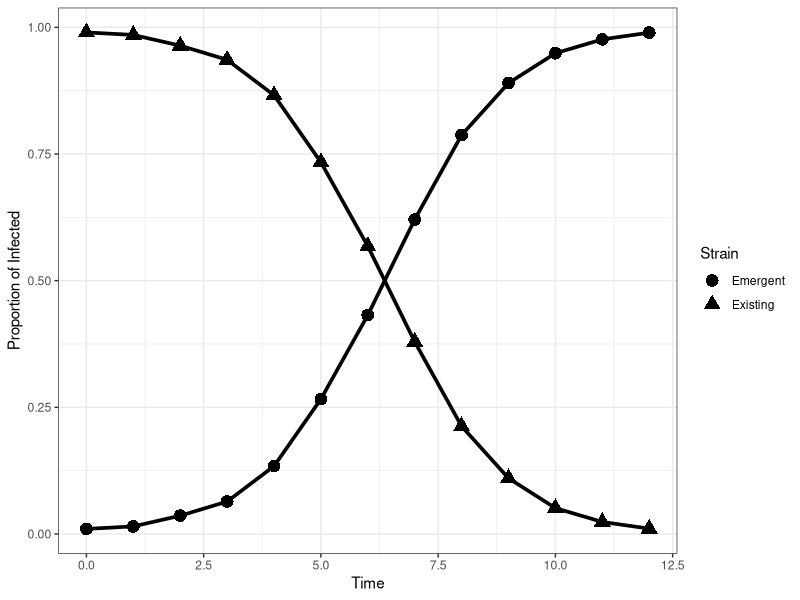
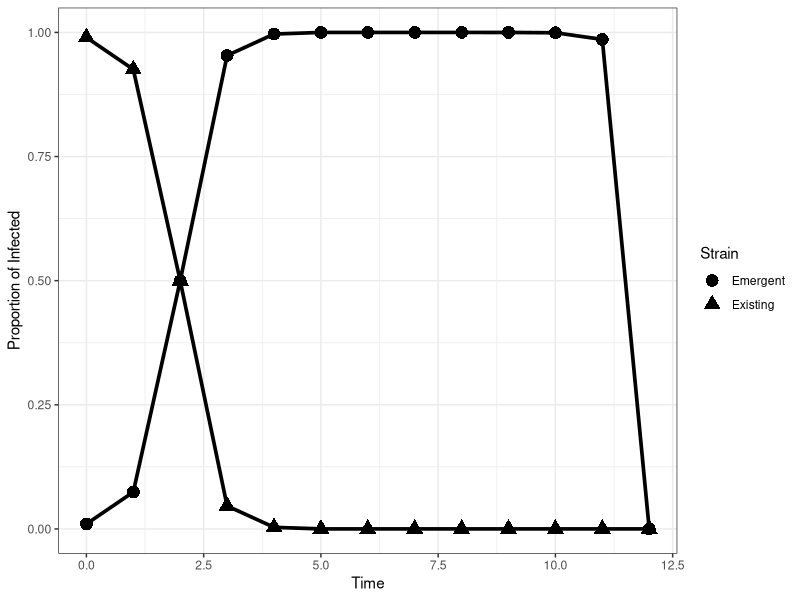
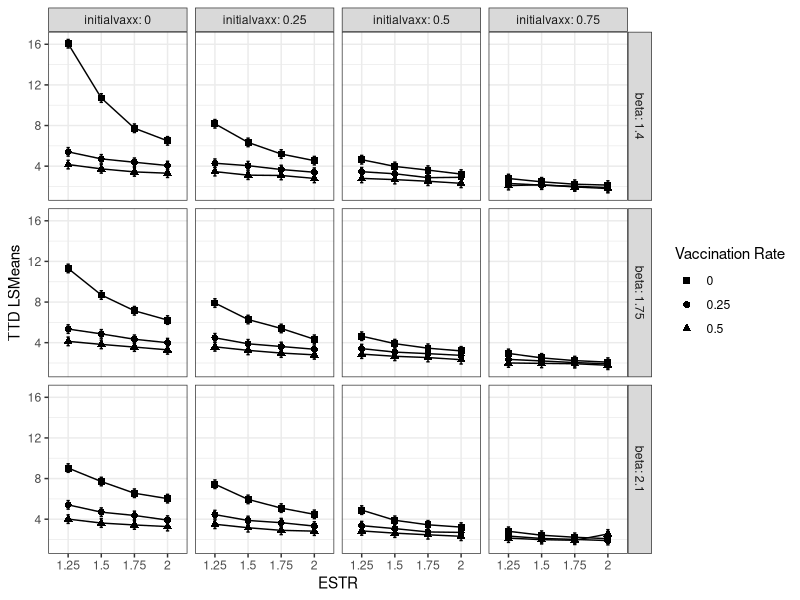

Write R code to recreate these figures, in order. (Note: this script raises an error after producing the figures.)
library(tidyverse)
library(emmeans)
library(car)
library(gmodels)

mod_sir <- function(ini,
                    N=100000,
                    x,
                    timestart=0,
                    timeend=10, #in weeks
                    dt=1,
                    tol=1e-9){
  sim <- unname(ini)
  
  cases <- matrix(nrow=length(seq(timestart,timeend,by=dt)),
                  ncol=length(ini))
  colnames(cases) <- names(ini)
  cases[1,] <- sim
  
  #probability of transitions from susceptible compartment
  for(t in 2:nrow(cases)){
    p_SI <- (1-exp(-(x$beta*sim[2] + 
                       x$betap*sim[3] + x$nu)))*(x$beta*sim[2])/(x$beta*sim[2] + 
                                                                   x$betap*sim[3] + x$nu)
    p_SIn <- (1-exp(-(x$beta*sim[2] + 
                        x$betap*sim[3] + x$nu)))*(x$betap*sim[3])/(x$beta*sim[2] + 
                                                                     x$betap*sim[3] + x$nu)
    p_SV <-  (1-exp(-(x$beta*sim[2] + 
                        x$betap*sim[3] + x$nu)))*(x$nu)/(x$beta*sim[2] + x$betap*sim[3] + x$nu)
    
    #probability of transitions from first infected compartment
    p_IR <- (1- exp(-(x$gamma+x$mu)))*(x$gamma/(x$gamma+x$mu))
    p_ID <- (1-exp(-(x$gamma+x$mu)))*(x$mu/(x$gamma+x$mu))
    
    #probability of transition from vaccinated compartment
    p_VIn <- 1-exp(-x$betap*sim[3])
    
    #probability of transition from recovered compartment
    p_RIn <- 1-exp(-x$betap*sim[3])
    
    #probability of transitions from second infected compartment
    p_InRn <- (1- exp(-(x$gammap+x$mu)))*(x$gammap/(x$gammap+x$mu))
    p_InD <- (1-exp(-(x$gammap+x$mu)))*(x$mu/(x$gammap+x$mu))
    
    
    #number of transitions
    #susceptible
    
    S_probs <- c(p_SI, p_SIn, p_SV, 1-sum(p_SI, p_SIn, p_SV))
    n_S <- as.numeric(rmultinom(1,round(N*sim[1]),prob=S_probs))
    
    #first strain
    I_probs <- c(p_IR,p_ID, (1-sum(p_IR,p_ID)))
    n_I <- as.numeric(rmultinom(1,round(N*sim[2]),prob=I_probs))
    
    #new strain
    In_probs <- c(p_InRn, p_InD, 1-sum(p_InRn, p_InD))
    n_In <- as.numeric(rmultinom(1,round(N*sim[3]),prob=In_probs))
    
    #vaccinated
    n_V <- rbinom(1,round(N*sim[4]),prob=p_VIn)
    
    #first recovered
    
    n_R <- rbinom(1,round(N*sim[5]),prob = p_RIn)
    
    #update sim
    change <-(1/N) * c(-sum(n_S[1:3]),
                       n_S[1]-sum(n_I),
                       n_S[2]+n_V+n_R - sum(n_In),
                       n_S[3] - n_V,
                       n_I[1] - n_R,
                       n_In[1],
                       n_I[2]+n_In[2])
    
    sim <- (sim + change)
    sim <- sim*(sim > tol)
    cases[t,] <- sim
  }
  cases  |> 
    as.data.frame() |> 
    mutate(time=seq(timestart,timeend,by=1)) |> 
    mutate(infected = i1+i2+0.000001,infprop1=i1/infected,infprop2=i2/infected) -> cases 
  
  return(cases)
}

tdom <- function(ini, x, timestart=0, timeend=10,tol=1e-9){
  trun <- tryCatch({mod_sir(ini=ini,
                            x=x,
                            timestart=timestart,
                            timeend = timeend)},
                   error=function(e){
                     return(data.frame(infprop1=0,infprop2=0))
                   },
                   warning=function(w){
                     return(data.frame(infprop1=0,infprop2=0))
                   }
                   
  )
  
  if(tail(trun$infprop2,1) <=tol & max(trun$infprop2) <=0.5){
    tdominance <- NA #never dominates
  }
  else{
    #initialize the logistic model using logit transformed model estimates
    # coef(lm(logit(infprop2)~time,data=trun)) |> unname()->tcoeffs
    # 
    # phi_2 <- tcoeffs[1]
    # phi_3<- tcoeffs[2]
    
    logisticmodel <- tryCatch({nls(infprop2~SSlogis(time,Asym,xmid,scal),
                                   data=filter(trun,infprop2 > tol),
                                   control=list(maxiter=500))},
                              error=function(e){
                                #rerun with an experimental growth curve
                                rerun <- lm(log(infprop2)~time,
                                            data=trun)
                                
                                return((log(0.5)- coef(rerun)[1])/coef(rerun)[2])
                              },
                              warning=function(w){
                                rerun <- lm(log(infprop2)~time,
                                            data=trun)
                                
                                return((log(0.5)- coef(rerun)[1])/coef(rerun)[2])                         }
                              
    )
    tdominance <- ifelse(is.numeric(logisticmodel),logisticmodel,coef(logisticmodel)[2])
  }  
  tdominance
}


#no dominance
initial_recovered <- 0.01 #approximation
initial_infected <- 0.01 
vaxrate <- 0
ini <- c(s=1-vaxrate-initial_infected-initial_recovered,
         i1=0.99*initial_infected,
         i2=0.01*initial_infected,
         v=vaxrate,
         r1=initial_recovered,
         r2=0,
         d=0)

x <- list(beta=1.05, 
          betap=2.1*1.05,
          gamma=0.7, 
          gammap=0.7,
          nu=0, 
          mu=0)
mod_sir(ini=ini,
        x=x,
        timestart=0,
        timeend = 12) -> results

results |> select(time, infprop1,infprop2) |> 
  rename(Existing=infprop1, Emergent=infprop2) |> 
  pivot_longer(c(Existing,Emergent),names_to="Strain", values_to="Proportion") |> 
  mutate_at(vars(Strain),factor) |> 
  ggplot(aes(x=time,y=Proportion,group=Strain, shape=Strain)) +
  theme_bw() + 
  geom_point(size=4) + 
  geom_line(linewidth=1.25) + 
  labs(x="Time", y="Proportion of Infected") ->fail_plot1

fail_plot1 |> ggsave(filename = "failure_1.png",width=6,height=4,units="in")

tdom(ini=ini,x=x,
     timestart=0,
     timeend = 12)

#second way of failure

initial_recovered <- 0.01 #approximation
initial_infected <- 0.01 
vaxrate <- 0.75#0.3
ini <- c(s=1-vaxrate-initial_infected-initial_recovered,
         i1=0.99*initial_infected,
         i2=0.01*initial_infected,
         v=vaxrate,
         r1=initial_recovered,
         r2=0,
         d=0)

x <- list(beta=2.1, 
          betap=2.*2.1,
          gamma=0.7, 
          gammap=0.7,
          nu=0.3, 
          mu=0)
mod_sir(ini=ini,
        x=x,
        timestart=0,
        timeend = 12) -> results2

results2 |> select(time, infprop1,infprop2) |> 
  rename(Existing=infprop1, Emergent=infprop2) |> 
  pivot_longer(c(Existing,Emergent),names_to="Strain", values_to="Proportion") |> 
  mutate_at(vars(Strain),factor) |> 
  ggplot(aes(x=time,y=Proportion,group=Strain, shape=Strain)) +
  theme_bw() + 
  geom_point(size=4) + 
  geom_line(linewidth=1.25) + 
  labs(x="Time", y="Proportion of Infected") ->fail_plot2

fail_plot2 |> ggsave(filename = "failure_2.png",width=6,height=4,units="in")

nls(infprop2~SSlogis(time,Asym,xmid,scal),
    data=filter(results2,infprop2 >1e-9),
    control=list(maxiter=500)) ->coeffs

tdom(ini=ini,x=x,
     timestart=0,
     timeend = 12)


#ORIGINAL STRAIN COULD BE gamma =0.7, gammap = 0.7
gamma <- 0.7
gammap <- 0.7
betaset <- c(1.4,1.75,2.1)
betapset <- c(1.25,1.5,1.75,2) #multiple of beta
initial_recovered <- 0.01 #approximation
initial_infected <- 0.01 #loosely based on data
vaxxrateset <- c(0,0.25, 0.5, 0.75) #c(0,0.3)
nuset <- c(0, 0.25, 0.5)#c(0, 0.3)
muset <- c(0)
nsims <-5

sim_array <- expand.grid(1:nsims,
                         betaset,
                         betapset,
                         gamma,
                         gammap,
                         vaxxrateset,
                         initial_recovered,
                         initial_infected,
                         nuset,
                         muset) |> as.data.frame()
names(sim_array) <- c("SimNumber",
                      "beta",
                      "betap",
                      "gamma",
                      "gammap",
                      "vaxrate",
                      "ini_recovered",
                      "ini_infected",
                      "nu",
                      "mu")

#experiment function
exp_trun <- function(x1,timestart=0,timeend=12){
  x1 |> unname() |> as.numeric()->x1
  #initial recovered is 1%
  initial_recovered <- x1[7]
  #initial infected based on population
  initial_infected <- x1[8]
  #vaccination rate
  vaxrate <- x1[6]
  
  x <-list(beta=x1[2], 
           betap=x1[3]*x1[2],
           gamma=x1[4], 
           gammap=x1[5],
           nu=x1[9], 
           mu=x1[10]) #no birth and vaccination
  
  ini <- c(s=1-vaxrate-initial_infected-initial_recovered,
           i1=0.99*initial_infected,
           i2=0.01*initial_infected,
           v=vaxrate,
           r1=initial_recovered,
           r2=0,
           d=0)
  tdom(ini=ini,x=x,timestart=timestart,timeend=timeend)-> tdominance
  tdominance
}


#uncomment to simulate results
rm(expresults)
sim_array |> rowwise() |>
  mutate(tdom = exp_trun(c(SimNumber,beta,betap,gamma,gammap,vaxrate,
                           ini_recovered,ini_infected,nu,mu))) |>  ungroup()|>
  mutate_at(vars(beta,betap,gamma,gammap,vaxrate,
                 ini_recovered,ini_infected,nu,mu),factor)-> expresults


# write.csv(expresults,file="simresults_afterrevision.csv")
# 
# expresults <- read.csv("simresults_afterrevision.csv")

expresults |> 
  mutate_at(vars(beta,betap,gamma,gammap,vaxrate,
                 ini_recovered,ini_infected,nu,mu),factor)-> expresults

expresults |>  group_by(beta,betap,gamma,gammap,vaxrate,
                        ini_recovered,ini_infected,nu,mu) |>
  mutate(nondom=ifelse(is.na(tdom),1,0)) |> 
  summarise(mean=mean(tdom,na.rm=T),sd=sd(tdom,na.rm=T),max=max(tdom,na.rm=T),min=min(tdom,na.rm=T),
            prop_nondom=sum(nondom,na.rm=T)/n(),median=quantile(tdom,0.50,na.rm=T)) ->sumstats

sumstats  |> View()

sumstats |> ungroup() |> filter(prop_nondom > 0) |>
  select(beta,betap,nu,vaxrate,prop_nondom) |> View()






mod1 <- lm(tdom~beta*betap*vaxrate*nu,data=expresults,
           contrasts = list(beta=contr.SAS,
                            betap=contr.SAS,
                            nu=contr.SAS,
                            vaxrate=contr.SAS))

#only second order
mod2 <- lm(tdom~beta+betap+vaxrate+nu +
             beta:betap + beta:vaxrate + beta:nu + 
             betap:vaxrate + betap:nu + vaxrate:nu,data=expresults,
           contrasts = list(beta=contr.SAS,
                            betap=contr.SAS,
                            nu=contr.SAS,
                            vaxrate=contr.SAS))


# mod1 <- lm(tdom~beta*betap*vaxrate*nu*mu,data=expresults,contrasts = list(beta=contr.SAS,
#                                                                betap=contr.SAS,
#                                                                nu=contr.SAS))

#full model
mod1 |> aov() |> summary()
#second order interaction only
mod2 |> aov() |> summary()


emmeans(mod1,~nu*beta*betap*vaxrate)
emmeans(mod1,pairwise~nu|beta*betap*vaxrate,adjust="tukey")


emmeans(mod1,~beta*betap*vaxrate*nu) ->mod1means
mod1means |>  as.data.frame() |> rename(initialvaxx=vaxrate) |>
  ggplot(aes(x=betap,y=emmean, group=nu, shape=nu)) + 
  facet_grid(beta~initialvaxx, labeller = label_both) + 
  theme_bw()+
  geom_point(size=2) + geom_line()+ geom_errorbar(aes(ymin=lower.CL,ymax=upper.CL, width=0.1))+
  scale_shape_manual(values=c(15,16,17))+
  ylab("TTD LSMeans") + xlab("ESTR") + labs(shape="Vaccination Rate") ->lsmeansplot
ggsave(lsmeansplot,filename="lsmeans_no1.png", width=6, height=4, units="in")

# emmeans(mod1_dom,~beta*betap*vaxrate/mu)

# emmeans(mod1_dom,pairwise~nu|beta*betap*vaxrate) |>
#   confint()
# 
# emmeans(mod1_dom,pairwise~betap|beta*nu*vaxrate) |>
#   confint(adjust="bonferroni")




#vaccination rate

emmeans(mod1,pairwise~nu|betap*vaxrate*beta) |>
  confint(adjust="bonferroni") |> as.data.frame() |> 
  write.csv("./simple_effects/nu_simpleeffects.csv")


emmeans(mod1,pairwise~nu|betap*vaxrate*beta)$contrasts |> 
  confint(adjust="bonferroni") |>
  as.data.frame() |> rename(initialvaxx=vaxrate) |> 
  ggplot(aes(x=betap,y=estimate, group=beta, shape=beta)) + 
  theme_bw() + 
  facet_wrap(~initialvaxx, labeller = label_both) + 
  geom_point(size=2) + geom_line()+ geom_errorbar(aes(ymin=lower.CL,ymax=upper.CL, width=0.1))+
  scale_shape_manual(values=c(15,16,17))+
  ylab("TTD Difference") + xlab("ESTR") + labs(shape="Existing Transmission") ->vaxratediff

vaxratediff |> ggsave(filename="vaxrate_diffplot.png",width=6, height=4, units="in")



#initial vaccination

emmeans(mod1,pairwise~vaxrate|nu*betap*beta) |>
  confint(adjust="bonferroni") |> as.data.frame() |> 
  write.csv("./simple_effects/vaxrate_simpleeffects.csv")

emmeans(mod1,pairwise~vaxrate|nu*betap*beta)$contrasts |> 
  confint(adjust="bonferroni") |>
  as.data.frame() |> 
  ggplot(aes(x=betap,y=estimate, group=beta, shape=beta)) + 
  theme_bw() + 
  facet_wrap(~nu, labeller = label_both) + 
  geom_point(size=2) + geom_line()+ geom_errorbar(aes(ymin=lower.CL,ymax=upper.CL, width=0.1))+
  scale_shape_manual(values=c(15,16,17))+
  ylab("TTD Difference") + xlab("ESTR") + labs(shape="Existing Transmission") ->initialvaxdiff


initialvaxdiff |> ggsave(filename="initialvaxrate_diffplot.png",width=6, height=4, units="in")


#ESTR
emmeans(mod1,pairwise~betap|nu*vaxrate*beta) |>
  confint(adjust="bonferroni") -> estrcontrast

estrcontrast$contrasts |> as.data.frame() |> 
  write.csv("./simple_effects/estr_simpleeffects.csv")

estrcontrast$emmeans |> as.data.frame() |> 
  write.csv("./simple_effects/estr_lsmeans.csv")


estrcontrast$contrasts |>
  as.data.frame() |> rename(initialvaxx=vaxrate) |> 
  ggplot(aes(x=beta,y=estimate, group=nu, shape=nu)) + 
  theme_bw() + 
  facet_wrap(contrast~initialvaxx, labeller = label_both) + 
  geom_point(size=2) + geom_line()+ geom_errorbar(aes(ymin=lower.CL,ymax=upper.CL, width=0.1))+
  scale_shape_manual(values=c(15,16))+
  ylab("TTD Difference") + xlab("Existing Strain Transmission Coefficient") + 
  labs(shape="Vaccination Rate") ->estrdiffplot
estrdiffplot |> 
  ggsave(filename="estr_diffplot.png",width=12,height=12,units="in")


emmeans(mod1,poly~betap|nu*vaxrate*beta) |> as.data.frame() |> 
  write.csv("./simple_effects/estr_quadratic.csv")
